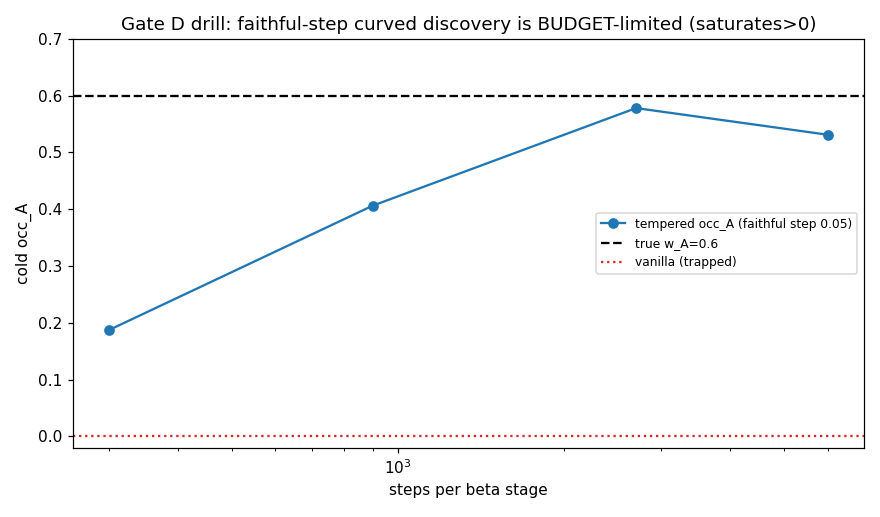

Generate this figure with Python:
"""DRILL (protocol rule 1): at a FAITHFUL step (anneal EEVPD<=5e-4) the curved-
barrier discovery occ_A fell with step at FIXED 300 steps/stage (0.27->0.094).
Is this (a) BUDGET (a finer step covers less ground per stage -> need more steps,
the documented EEVPD-fine-step cost) or (b) STRUCTURAL (tempering cannot cross
the curved barrier faithfully)?

Hold the step FIXED & FAITHFUL (0.05, anneal EEVPD~1e-8) and scale steps/stage.
PREDICTION (budget): occ_A RISES and SATURATES toward the freeze-out weight
(~0.5-0.6) as steps/stage grows. FALSIFIER (structural): occ_A stays ~0 (near the
all-modeB init) regardless of budget -> tempering fails to cross faithfully.
"""
import os, sys, time
import numpy as np
import jax, jax.numpy as jnp
jax.config.update("jax_enable_x64", True)
import matplotlib; matplotlib.use("Agg")
import matplotlib.pyplot as plt

HERE = os.path.dirname(os.path.abspath(__file__))
sys.path.insert(0, HERE); sys.path.insert(0, os.path.join(os.path.dirname(HERE), "sa_mcmc"))
from tempered_mclmc import make_tempered_sampler, DESIRED_EVAR
from curved_testbed import CurvedBimodal

N_CHAINS, L = 64, 2.0
STEP = 0.05                      # faithful (anneal EEVPD ~1.4e-8 << 5e-4)
BETAS = np.geomspace(0.006, 1.0, 22)
COLD_STEPS = 600
SEED = 20260628
EFFORTS = [300, 900, 2700, 6000]

def main():
    t0 = time.time()
    tgt = CurvedBimodal(); D = tgt.D
    samp = make_tempered_sampler(tgt.logp, D, N_CHAINS, BETAS, L=L, step_size=STEP)
    rng = np.random.default_rng(SEED)
    yb, _ = tgt.exact_draws_balanced(N_CHAINS, rng)
    initB = yb[tgt.classify(yb) == 1]
    reps = int(np.ceil(N_CHAINS/max(1, len(initB)))); initB = np.tile(initB, (reps, 1))[:N_CHAINS]

    occA = []; amax = []
    for eff in EFFORTS:
        ka, kc = jax.random.split(jax.random.key(SEED + 1))
        fp, tr = samp["anneal"](jnp.asarray(initB), ka, eff)
        _, cp, _ = samp["sample_cold"](fp, kc, COLD_STEPS)
        cp = np.asarray(cp)
        lbl = tgt.classify(cp.reshape(-1, D)).reshape(cp.shape[:2])
        oA = float((lbl == 0).mean()); am = float(tr["stage_eevpd"].max())
        occA.append(oA); amax.append(am)
        print(f"   steps/stage={eff:5d}: occ_A={oA:.4f}  anneal_max_EEVPD={am:.2e} "
              f"({'faithful' if am<=DESIRED_EVAR else 'COARSE'})", flush=True)
    occA = np.array(occA)
    a = tgt.w[0]**1; b = tgt.w[1]**1
    print(f"\n   true w_A={tgt.w[0]}; vanilla=0 (trapped). occ_A trend: {np.array2string(occA, precision=3)}")

    np.savez(os.path.join(HERE, "drill_curved.npz"),
             efforts=np.array(EFFORTS), occA=occA, amax=np.array(amax),
             step=STEP, wA=tgt.w[0])
    fig, ax = plt.subplots(figsize=(8, 4.7))
    ax.plot(EFFORTS, occA, "o-", label="tempered occ_A (faithful step 0.05)")
    ax.axhline(tgt.w[0], color="k", ls="--", label=f"true w_A={tgt.w[0]}")
    ax.axhline(0.0, color="C3", ls=":", label="vanilla (trapped)")
    ax.set_xscale("log"); ax.set_xlabel("steps per beta stage"); ax.set_ylabel("cold occ_A")
    ax.set_ylim(-0.02, 0.7)
    ax.set_title("Gate D drill: faithful-step curved discovery is BUDGET-limited (saturates>0)")
    ax.legend(fontsize=8); fig.tight_layout()
    fig.savefig(os.path.join(HERE, "drill_curved.png"), dpi=110); plt.close(fig)
    print(f"   wall {time.time()-t0:.1f}s")

if __name__ == "__main__":
    main()
